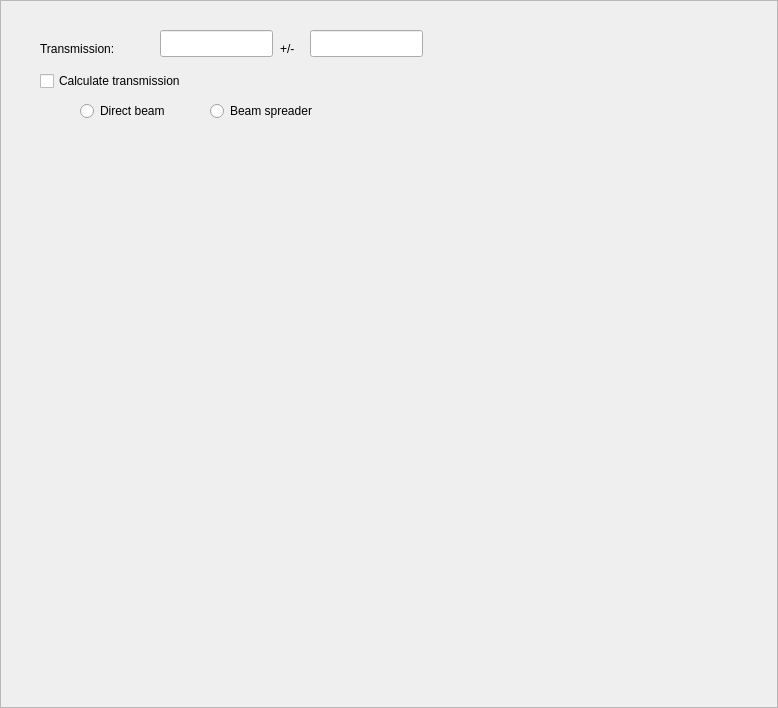
<?xml version="1.0" encoding="UTF-8"?>
<ui version="4.0">
 <class>Frame</class>
 <widget class="QFrame" name="Frame">
  <property name="geometry">
   <rect>
    <x>0</x>
    <y>0</y>
    <width>778</width>
    <height>708</height>
   </rect>
  </property>
  <property name="windowTitle">
   <string>Frame</string>
  </property>
  <property name="frameShape">
   <enum>QFrame::StyledPanel</enum>
  </property>
  <property name="frameShadow">
   <enum>QFrame::Raised</enum>
  </property>
  <widget class="QLabel" name="label">
   <property name="geometry">
    <rect>
     <x>40</x>
     <y>40</y>
     <width>101</width>
     <height>17</height>
    </rect>
   </property>
   <property name="text">
    <string>Transmission:</string>
   </property>
  </widget>
  <widget class="QLineEdit" name="transmission_edit">
   <property name="geometry">
    <rect>
     <x>160</x>
     <y>30</y>
     <width>113</width>
     <height>27</height>
    </rect>
   </property>
  </widget>
  <widget class="QLabel" name="label_2">
   <property name="geometry">
    <rect>
     <x>280</x>
     <y>40</y>
     <width>62</width>
     <height>17</height>
    </rect>
   </property>
   <property name="text">
    <string>+/-</string>
   </property>
  </widget>
  <widget class="QLineEdit" name="dtransmission_edit">
   <property name="geometry">
    <rect>
     <x>310</x>
     <y>30</y>
     <width>113</width>
     <height>27</height>
    </rect>
   </property>
  </widget>
  <widget class="QCheckBox" name="calculate_chk">
   <property name="geometry">
    <rect>
     <x>40</x>
     <y>70</y>
     <width>191</width>
     <height>22</height>
    </rect>
   </property>
   <property name="text">
    <string>Calculate transmission</string>
   </property>
  </widget>
  <widget class="QRadioButton" name="direct_beam_chk">
   <property name="geometry">
    <rect>
     <x>80</x>
     <y>100</y>
     <width>109</width>
     <height>22</height>
    </rect>
   </property>
   <property name="text">
    <string>Direct beam</string>
   </property>
  </widget>
  <widget class="QRadioButton" name="beam_spreader_chk">
   <property name="geometry">
    <rect>
     <x>210</x>
     <y>100</y>
     <width>141</width>
     <height>22</height>
    </rect>
   </property>
   <property name="text">
    <string>Beam spreader</string>
   </property>
  </widget>
  <widget class="QWidget" name="verticalLayoutWidget">
   <property name="geometry">
    <rect>
     <x>30</x>
     <y>140</y>
     <width>671</width>
     <height>201</height>
    </rect>
   </property>
   <layout class="QVBoxLayout" name="widget_placeholder"/>
  </widget>
 </widget>
 <resources/>
 <connections/>
</ui>
